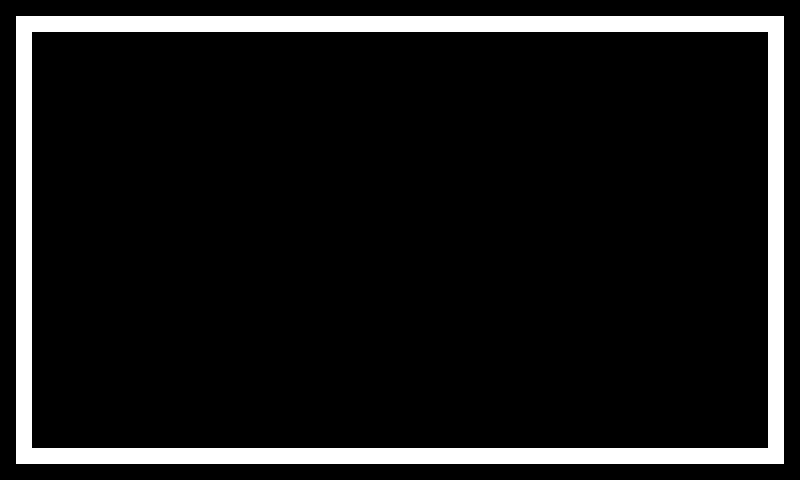

Tiled map render using the project's own tile images. Description and the map definition, with tile-layer contents summarised, below:
An orthogonal 50x30 tile map with 16x16 px tiles, 1 tile layer (Tile Layer 1) and 4 objects.

<map version="1.0" orientation="orthogonal" renderorder="right-down" width="50" height="30" tilewidth="16" tileheight="16" nextobjectid="9">
 <tileset firstgid="1" name="tile" tilewidth="16" tileheight="16" tilecount="1" columns="1">
  <image source="tile.png" width="16" height="16" />
 </tileset>
 <layer name="Tile Layer 1" width="50" height="30">
  <data>[1500 cells, 148 non-empty, 1 distinct tile ids]</data>
 </layer>
 <objectgroup name="Limit">
  <object id="2" x="16" y="16" width="768" height="16" />
  <object id="6" x="16" y="448" width="768" height="16" />
 </objectgroup>
 <objectgroup name="Goals">
  <object id="7" x="16" y="32" width="16" height="416" />
  <object id="8" x="768" y="32" width="16" height="416" />
 </objectgroup>
</map>
